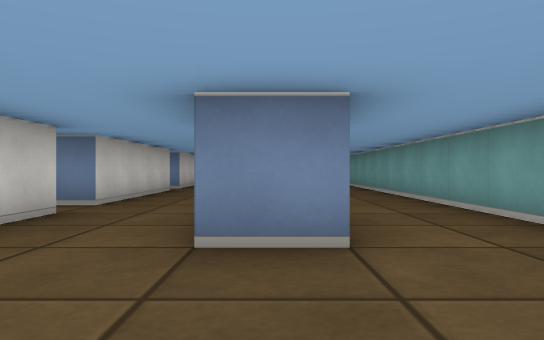
[1] (above)

22 first-person views from a walk through a cub3D ray-caster map. The camera is about half as high as the walls, looks level and sees 70° across. The floor is counted in squares. Each view is taken from the middle of a square. On the plan, view 1 faces up. The plan holds only what a view shows up to about 9 squares ahead; the rest is blank.

[2]
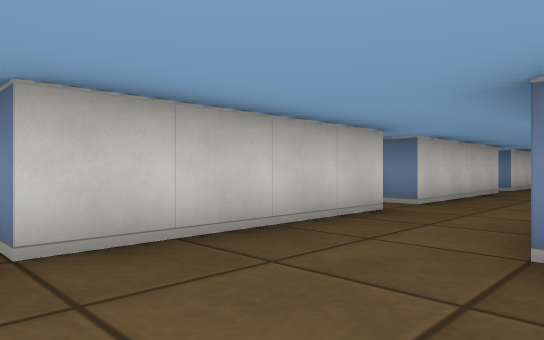

[3]
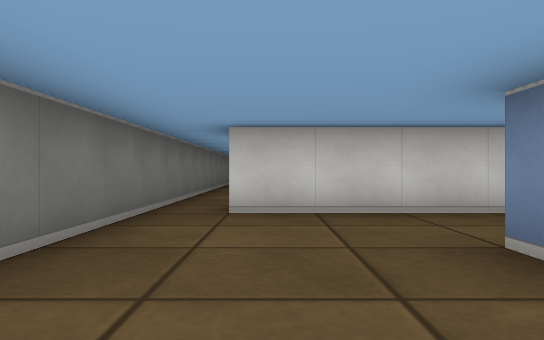

[4]
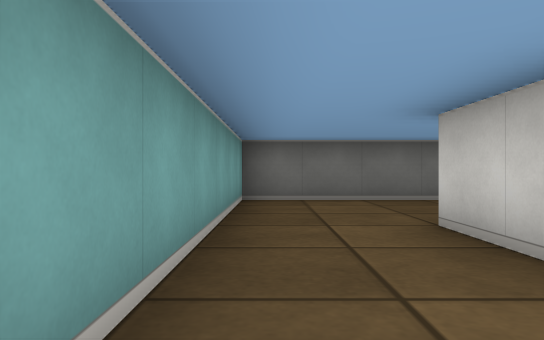

[5]
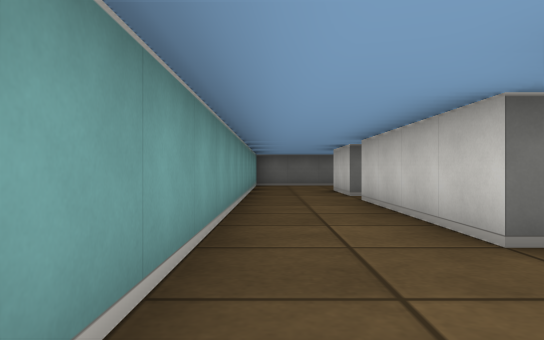

[6]
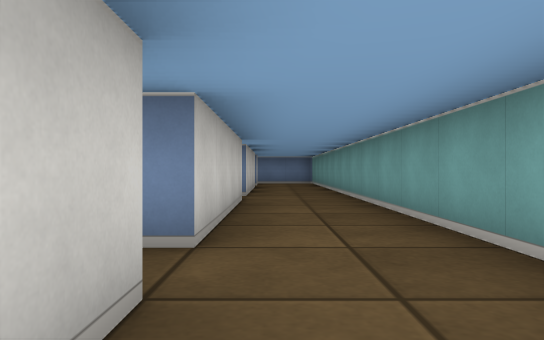

[7]
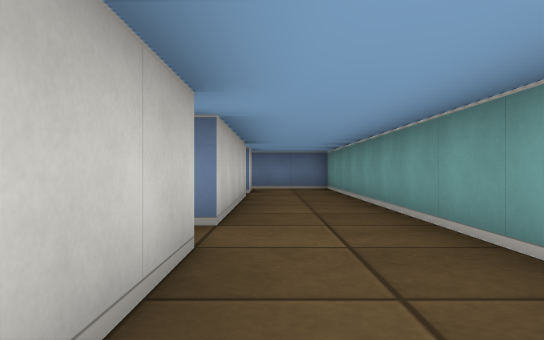

[8]
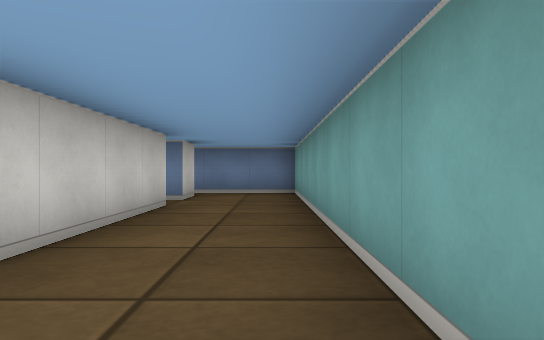

[9]
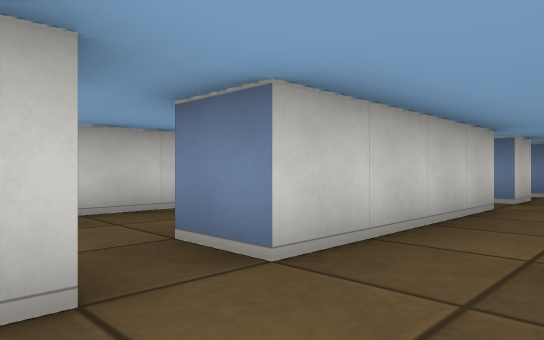

[10]
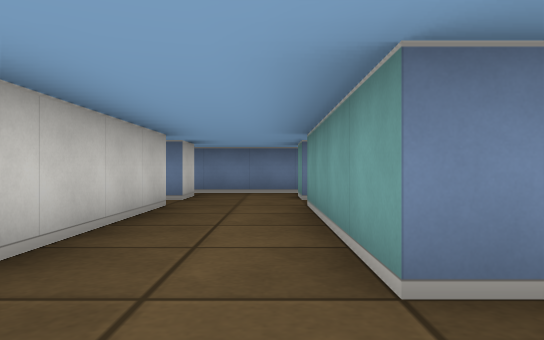

[11]
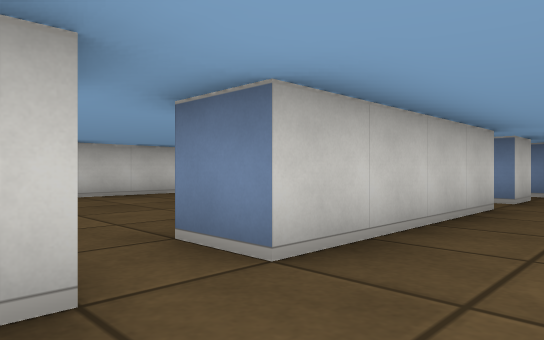

[12]
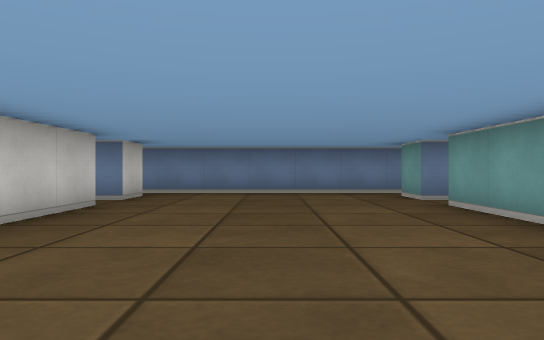

[13]
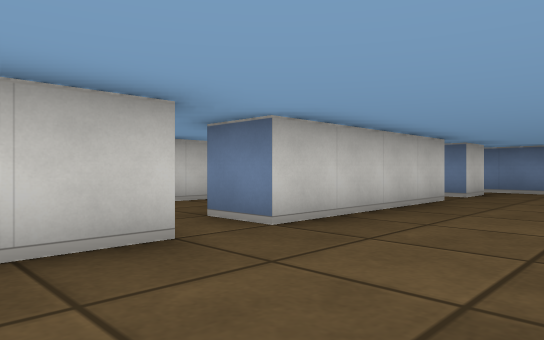

[14]
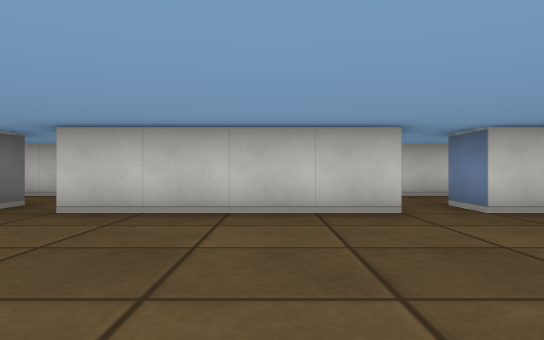

[15]
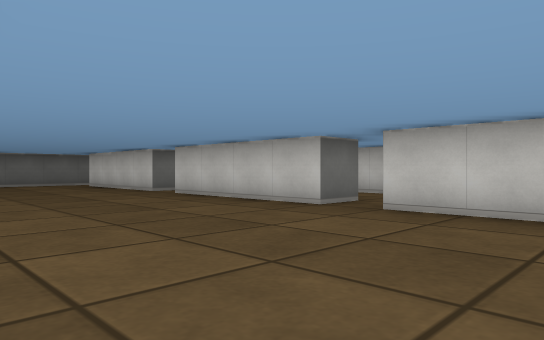

[16]
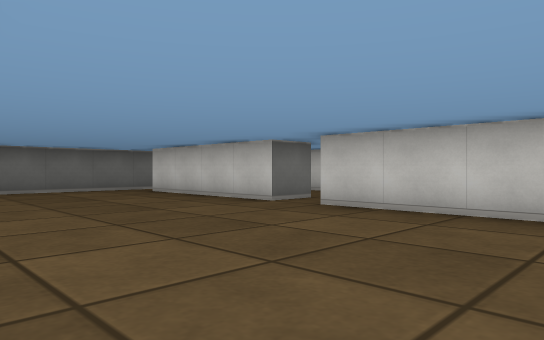

[17]
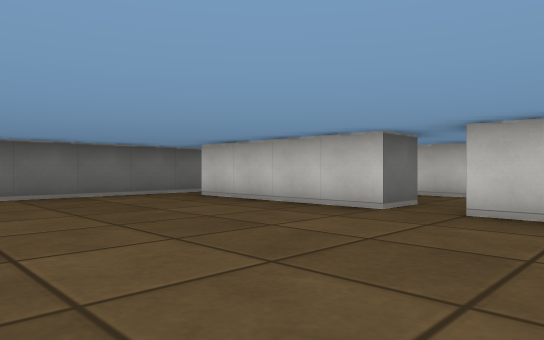

[18]
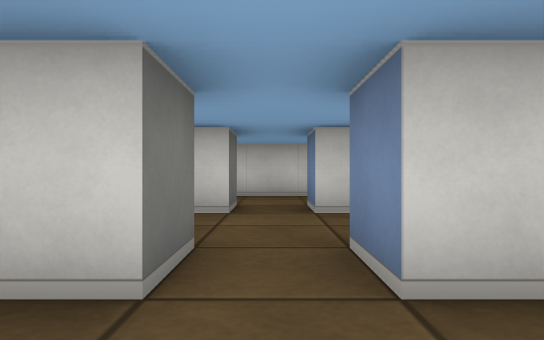

[19]
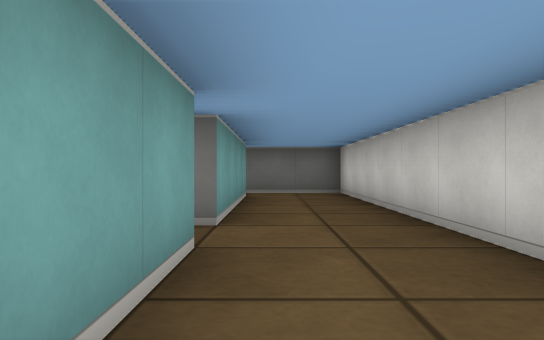

[20]
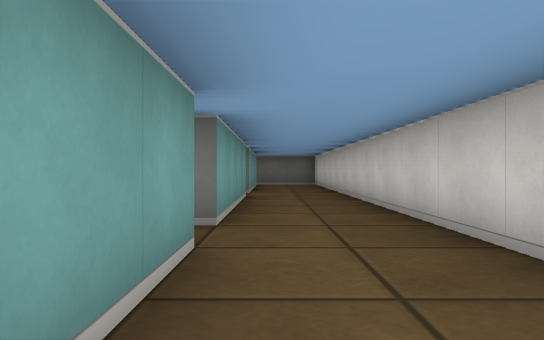

[21]
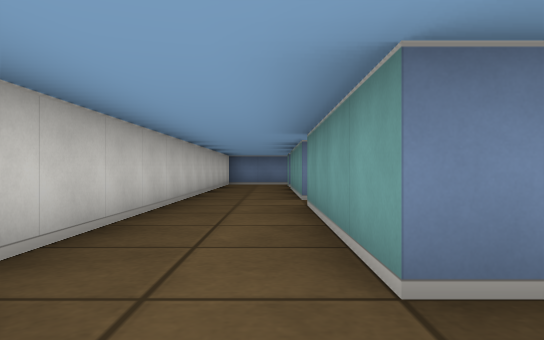

[22]
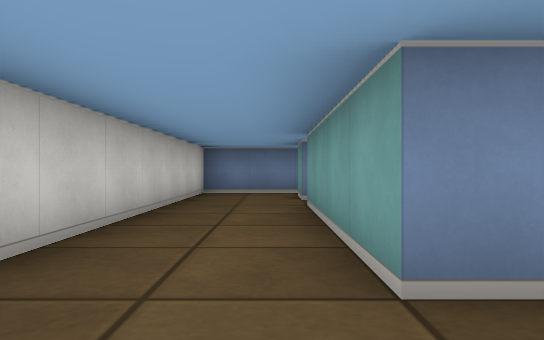

### Floor plan
Points are (right, up) in squares from view 1. A wall is a line through its corners. A room is listed if a view was taken in it or the views show most of it. See-through windows are left out.
Room 1 (views 1, 2, 3)
walls: (0.5, 4.5) (0.5, 2.5) (-0.5, 2.5); (-2.5, 4.5) (-2.5, 0.5); (-3.5, -0.5) (2.5, -0.5) (2.5, 4.5)
ways out: opening at (-3, 0) to room 2; opening at (-1.5, 3.5) to room 2; opening at (1.5, 3.5) to room 2
Room 2 (views 4, 5, 6, 7, 8, 9, 10, 11, 12, 13, 14, 15, 16, 17, 18, 19, 20, 21, 22)
walls: (-8.5, 14.6) (-8.5, 10.5); (-9.5, 9.5) (-8.5, 9.5) (-8.5, 5.5) (-9.5, 5.5); (-2.5, 9.5) (-2.5, 5.5) (-3.1, 5.5); (-3.5, 17.5) (-3.5, 19.5); (-11.9, 10.5) (-12.5, 10.5) (-12.5, 14.4); (-11.5, 8.9) (-11.5, 8.1); (-11.9, 15.5) (-12.5, 15.5) (-12.5, 19.4); (0.5, 9.5) (0.5, 5.5); (0.5, 14.5) (0.5, 10.5) (0.1, 10.5); (-11.5, 17) (-11.5, 15.5); (-8.5, 19.5) (-8.5, 15.5) (-9.5, 15.5); (-11.5, 6) (-11.5, 5.5) (-12.5, 5.5) (-12.5, 9.5); (-9.5, 4.5) (-8.5, 4.5) (-8.5, 0.5); (-2.5, 19.5) (-2.5, 15.5) (-3.5, 15.5); (-8.5, 21.5) (-8.5, 20.5) (-9, 20.5); (0.5, 19.5) (0.5, 15.5) (-0.5, 15.5) (-0.5, 19.4); (-2.5, 21.5) (-2.5, 20.5) (-3.5, 20.5) (-3.5, 21.5); (-12.5, 20.6) (-12.5, 21.5); (2.5, 4.5) (2.5, 22.5) (-8.9, 22.5); (0.5, 21.5) (0.5, 20.5) (-0.5, 20.5) (-0.5, 21.5); (-12.4, 22.5) (-14.5, 22.5) (-14.5, -0.5) (-12.4, -0.5); (-9.2, -0.5) (-3.5, -0.5); (-12.5, 0.8) (-12.5, 4.5) (-11.5, 4.5) (-11.5, 3.5)
ways out: opening at (-3, 0) to room 1; opening at (-1.5, 3.5) to room 1; opening at (1.5, 3.5) to room 1

Where each view was taken, in squares from view 1:
view 1: 0 up, 0 right, facing up
view 2: 0 up, 0 right, facing up-left
view 3: 1 up, 2 right, facing left
view 4: 6 up, 2 right, facing down
view 5: 12 up, 2 right, facing down
view 6: 8 up, 1 right, facing up
view 7: 12 up, 1 right, facing up
view 8: 14 up, 2 right, facing up
view 9: 14 up, 2 right, facing up-left
view 10: 14 up, 1 left, facing up
view 11: 14 up, 1 left, facing up-left
view 12: 14 up, 6 left, facing up
view 13: 13 up, 6 left, facing up-left
view 14: 13 up, 4 left, facing left
view 15: 13 up, 4 left, facing down-left
view 16: 9 up, 4 left, facing down-left
view 17: 7 up, 4 left, facing down-left
view 18: 5 up, 7 left, facing left
view 19: 8 up, 13 left, facing down
view 20: 13 up, 13 left, facing down
view 21: 9 up, 13 left, facing up
view 22: 14 up, 13 left, facing up
